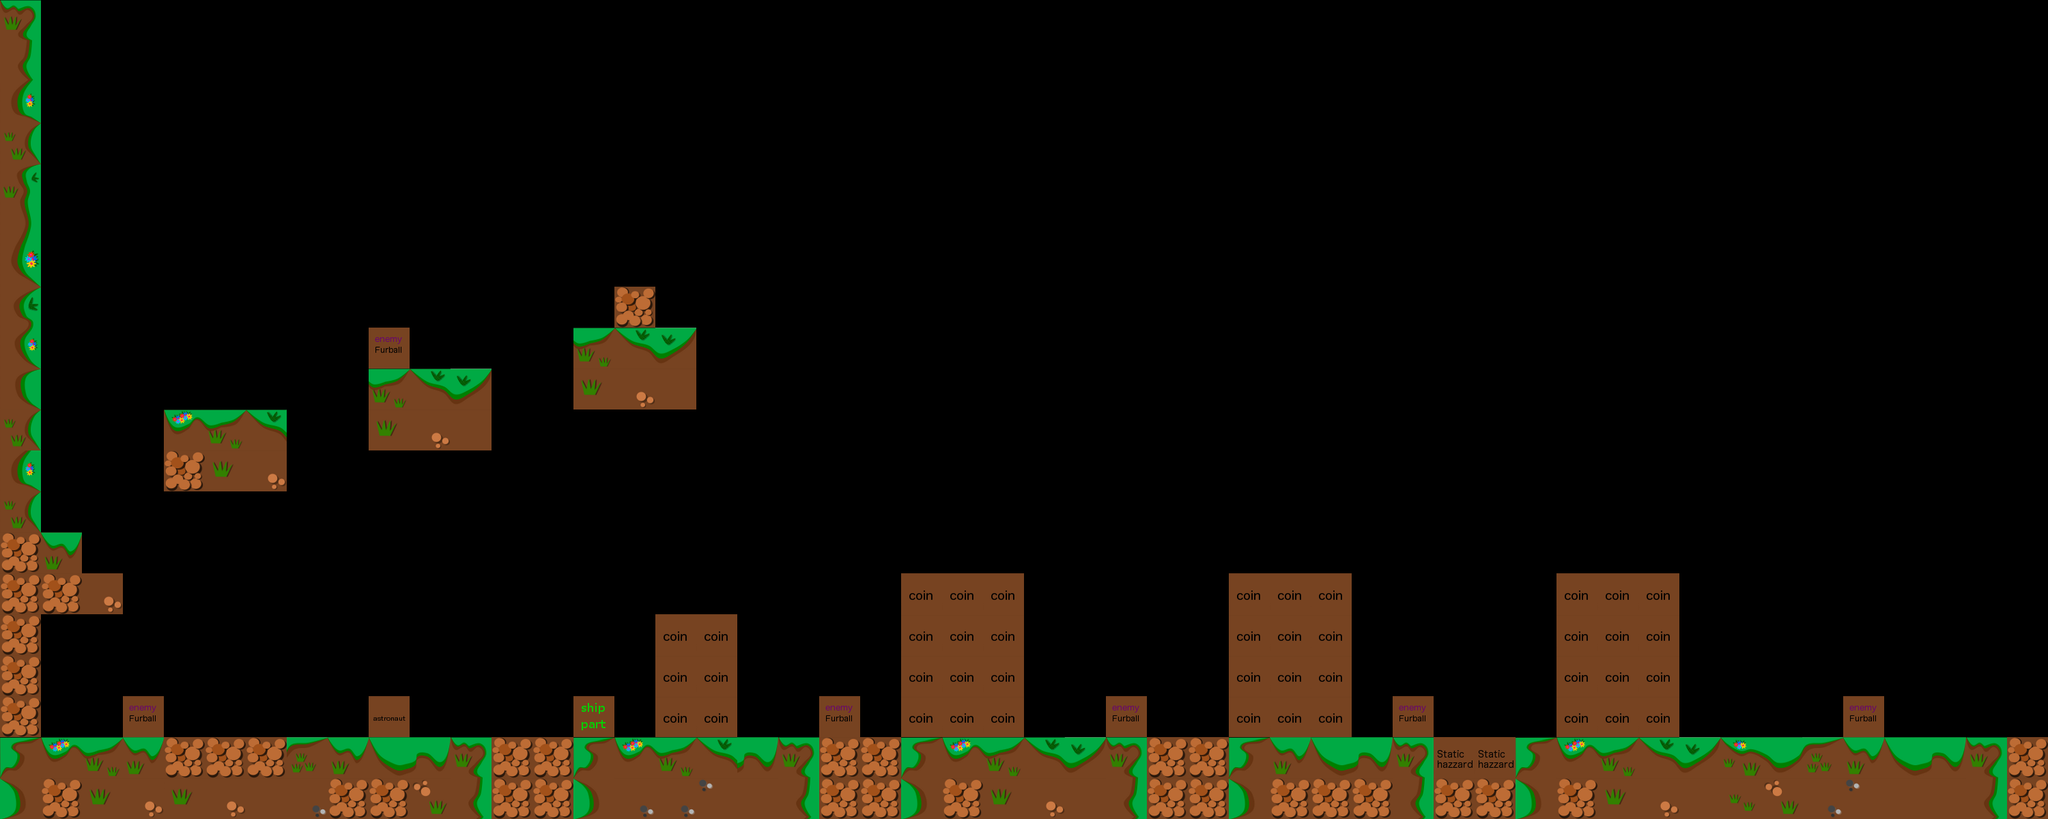

Rendered tile map (Tiled .tmx) drawn with the repository's tilesets; below, a short description and the map source with its tile grids summarised:
An orthogonal 50x20 tile map with 60x60 px tiles, 5 tile layers (walls, enemies, animated, player, ...).

<map version="1.0" orientation="orthogonal" width="50" height="20" tilewidth="60" tileheight="60">
 <properties>
  <property name="bg_layer1" value="florest_bg1" />
  <property name="bg_layer2" value="florest_bg2" />
  <property name="bg_layer3" value="florest_bg3" />
 </properties>
 <tileset firstgid="1" name="official_60" tilewidth="60" tileheight="60">
  <image source="official_60.png" width="720" height="660" />
  <tile id="25">
   <properties>
    <property name="name" value="furball" />
   </properties>
  </tile>
  <tile id="26">
   <properties>
    <property name="collision" value="1" />
    <property name="name" value="coin_frm" />
    <property name="type" value="4" />
   </properties>
  </tile>
  <tile id="27">
   <properties>
    <property name="collision" value="1" />
    <property name="name" value="shippart_frm" />
    <property name="type" value="3" />
   </properties>
  </tile>
  <tile id="37">
   <properties>
    <property name="name" value="player" />
   </properties>
  </tile>
  <tile id="38">
   <properties>
    <property name="collision" value="0" />
    <property name="name" value="anim_florest_flower" />
    <property name="type" value="0" />
   </properties>
  </tile>
 </tileset>
 <layer name="walls" width="50" height="20">
  <data>[1000 cells, 140 non-empty, 32 distinct tile ids]</data>
 </layer>
 <layer name="enemies" width="50" height="20">
  <data>[1000 cells, 6 non-empty, 1 distinct tile ids]</data>
 </layer>
 <layer name="animated" width="50" height="20">
  <data>[1000 cells, 43 non-empty, 2 distinct tile ids]</data>
 </layer>
 <layer name="player" width="50" height="20">
  <data>[1000 cells, 1 non-empty, 1 distinct tile ids]</data>
 </layer>
 <layer name="hazzards" width="50" height="20">
  <data>[1000 cells, 2 non-empty, 1 distinct tile ids]</data>
 </layer>
</map>
